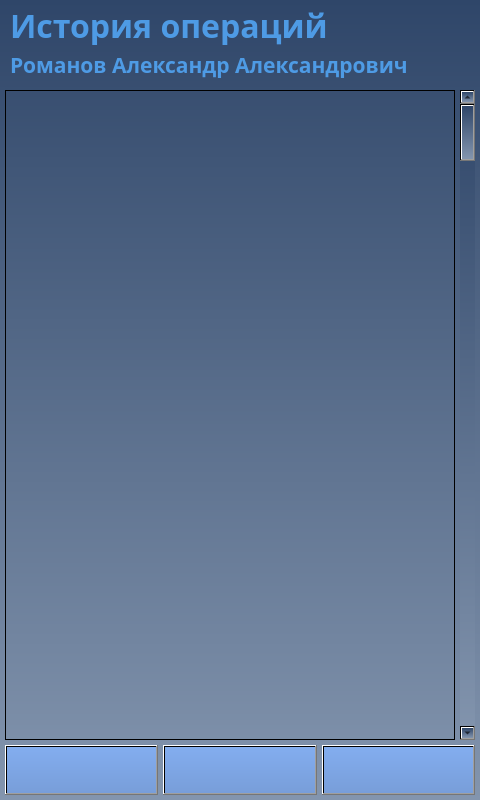
<?xml version="1.0" encoding="UTF-8"?>
<ui version="4.0">
 <class>screen_25_history_by_user</class>
 <widget class="QWidget" name="screen_25_history_by_user">
  <property name="geometry">
   <rect>
    <x>0</x>
    <y>0</y>
    <width>480</width>
    <height>800</height>
   </rect>
  </property>
  <property name="windowTitle">
   <string>screen_25_history_by_user</string>
  </property>
  <property name="styleSheet">
   <string notr="true">background-color: qlineargradient(spread:pad, x1:0.5, y1:0, x2:0.5, y2:1, stop:0 rgba(47, 70, 105, 255), stop:1 rgba(131, 149, 174, 255));</string>
  </property>
  <widget class="QScrollBar" name="ScrollBar">
   <property name="geometry">
    <rect>
     <x>460</x>
     <y>90</y>
     <width>15</width>
     <height>650</height>
    </rect>
   </property>
   <property name="orientation">
    <enum>Qt::Vertical</enum>
   </property>
  </widget>
  <widget class="QLabel" name="lbl_name_user">
   <property name="enabled">
    <bool>true</bool>
   </property>
   <property name="geometry">
    <rect>
     <x>10</x>
     <y>45</y>
     <width>461</width>
     <height>40</height>
    </rect>
   </property>
   <property name="font">
    <font>
     <family>Arial Black</family>
     <pointsize>16</pointsize>
     <weight>75</weight>
     <bold>true</bold>
    </font>
   </property>
   <property name="layoutDirection">
    <enum>Qt::LeftToRight</enum>
   </property>
   <property name="styleSheet">
    <string notr="true">color: rgb(78, 155, 229);
background-color: qlineargradient(spread:pad, x1:0, y1:0, x2:1, y2:0, stop:0 rgba(0, 0, 0, 0), stop:1 rgba(255, 255, 255, 0));</string>
   </property>
   <property name="text">
    <string>Романов Александр Александрович</string>
   </property>
  </widget>
  <widget class="QPushButton" name="btn_up">
   <property name="enabled">
    <bool>true</bool>
   </property>
   <property name="geometry">
    <rect>
     <x>5</x>
     <y>745</y>
     <width>153</width>
     <height>50</height>
    </rect>
   </property>
   <property name="minimumSize">
    <size>
     <width>0</width>
     <height>0</height>
    </size>
   </property>
   <property name="font">
    <font>
     <family>Arial Black</family>
     <pointsize>16</pointsize>
     <weight>75</weight>
     <bold>true</bold>
    </font>
   </property>
   <property name="styleSheet">
    <string notr="true">background-color: qlineargradient(spread:pad, x1:0.5, y1:0, x2:0.5, y2:1, stop:0 rgba(131, 173, 239, 255), stop:1 rgba(120, 158, 217, 255));
color: rgb(0, 49, 114);</string>
   </property>
   <property name="text">
    <string/>
   </property>
   <property name="icon">
    <iconset>
     <normaloff>img/btn_ico_up.png</normaloff>img/btn_ico_up.png</iconset>
   </property>
   <property name="iconSize">
    <size>
     <width>51</width>
     <height>51</height>
    </size>
   </property>
  </widget>
  <widget class="QPushButton" name="btn_back">
   <property name="enabled">
    <bool>true</bool>
   </property>
   <property name="geometry">
    <rect>
     <x>163</x>
     <y>745</y>
     <width>154</width>
     <height>50</height>
    </rect>
   </property>
   <property name="minimumSize">
    <size>
     <width>0</width>
     <height>0</height>
    </size>
   </property>
   <property name="font">
    <font>
     <family>Arial Black</family>
     <pointsize>16</pointsize>
     <weight>75</weight>
     <bold>true</bold>
    </font>
   </property>
   <property name="styleSheet">
    <string notr="true">background-color: qlineargradient(spread:pad, x1:0.5, y1:0, x2:0.5, y2:1, stop:0 rgba(131, 173, 239, 255), stop:1 rgba(120, 158, 217, 255));
color: rgb(0, 49, 114);</string>
   </property>
   <property name="text">
    <string/>
   </property>
   <property name="icon">
    <iconset>
     <normaloff>img/btn_ico_back.png</normaloff>img/btn_ico_back.png</iconset>
   </property>
   <property name="iconSize">
    <size>
     <width>51</width>
     <height>51</height>
    </size>
   </property>
  </widget>
  <widget class="QLabel" name="lbl_info">
   <property name="enabled">
    <bool>true</bool>
   </property>
   <property name="geometry">
    <rect>
     <x>10</x>
     <y>5</y>
     <width>411</width>
     <height>40</height>
    </rect>
   </property>
   <property name="font">
    <font>
     <family>Arial Black</family>
     <pointsize>24</pointsize>
     <weight>75</weight>
     <bold>true</bold>
    </font>
   </property>
   <property name="layoutDirection">
    <enum>Qt::LeftToRight</enum>
   </property>
   <property name="styleSheet">
    <string notr="true">color: rgb(78, 155, 229);
background-color: qlineargradient(spread:pad, x1:0, y1:0, x2:1, y2:0, stop:0 rgba(0, 0, 0, 0), stop:1 rgba(255, 255, 255, 0));</string>
   </property>
   <property name="text">
    <string>История операций</string>
   </property>
  </widget>
  <widget class="QPushButton" name="btn_down">
   <property name="enabled">
    <bool>true</bool>
   </property>
   <property name="geometry">
    <rect>
     <x>322</x>
     <y>745</y>
     <width>153</width>
     <height>50</height>
    </rect>
   </property>
   <property name="minimumSize">
    <size>
     <width>0</width>
     <height>0</height>
    </size>
   </property>
   <property name="font">
    <font>
     <family>Arial Black</family>
     <pointsize>16</pointsize>
     <weight>75</weight>
     <bold>true</bold>
    </font>
   </property>
   <property name="styleSheet">
    <string notr="true">background-color: qlineargradient(spread:pad, x1:0.5, y1:0, x2:0.5, y2:1, stop:0 rgba(131, 173, 239, 255), stop:1 rgba(120, 158, 217, 255));
color: rgb(0, 49, 114);</string>
   </property>
   <property name="text">
    <string/>
   </property>
   <property name="icon">
    <iconset>
     <normaloff>img/btn_ico_down.png</normaloff>img/btn_ico_down.png</iconset>
   </property>
   <property name="iconSize">
    <size>
     <width>51</width>
     <height>51</height>
    </size>
   </property>
  </widget>
  <widget class="QListWidget" name="listWidget">
   <property name="enabled">
    <bool>true</bool>
   </property>
   <property name="geometry">
    <rect>
     <x>5</x>
     <y>90</y>
     <width>450</width>
     <height>650</height>
    </rect>
   </property>
   <property name="whatsThis">
    <string>&lt;html&gt;&lt;head/&gt;&lt;body&gt;&lt;p&gt;&lt;br/&gt;&lt;/p&gt;&lt;/body&gt;&lt;/html&gt;</string>
   </property>
   <property name="styleSheet">
    <string notr="true">background-color: qlineargradient(spread:pad, x1:0, y1:0, x2:1, y2:0, stop:0 rgba(0, 0, 0, 0), stop:1 rgba(255, 255, 255, 0));</string>
   </property>
  </widget>
 </widget>
 <resources/>
 <connections/>
</ui>
